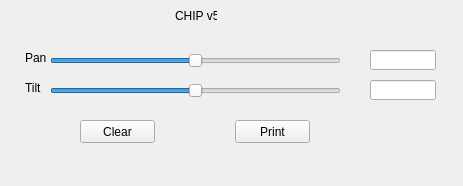
<?xml version="1.0" encoding="UTF-8"?>
<ui version="4.0">
 <class>Form</class>
 <widget class="QWidget" name="Form">
  <property name="geometry">
   <rect>
    <x>0</x>
    <y>0</y>
    <width>463</width>
    <height>186</height>
   </rect>
  </property>
  <property name="windowTitle">
   <string>Form</string>
  </property>
  <widget class="QSlider" name="horizontalSlider">
   <property name="geometry">
    <rect>
     <x>50</x>
     <y>50</y>
     <width>291</width>
     <height>22</height>
    </rect>
   </property>
   <property name="minimum">
    <number>70</number>
   </property>
   <property name="maximum">
    <number>170</number>
   </property>
   <property name="value">
    <number>120</number>
   </property>
   <property name="orientation">
    <enum>Qt::Horizontal</enum>
   </property>
  </widget>
  <widget class="QPushButton" name="pushButton">
   <property name="geometry">
    <rect>
     <x>80</x>
     <y>120</y>
     <width>75</width>
     <height>23</height>
    </rect>
   </property>
   <property name="text">
    <string>Clear</string>
   </property>
  </widget>
  <widget class="QLineEdit" name="lineEdit">
   <property name="geometry">
    <rect>
     <x>370</x>
     <y>50</y>
     <width>66</width>
     <height>20</height>
    </rect>
   </property>
  </widget>
  <widget class="QPushButton" name="pushButton_2">
   <property name="geometry">
    <rect>
     <x>235</x>
     <y>120</y>
     <width>75</width>
     <height>23</height>
    </rect>
   </property>
   <property name="text">
    <string>Print</string>
   </property>
  </widget>
  <widget class="QLabel" name="label">
   <property name="geometry">
    <rect>
     <x>25</x>
     <y>50</y>
     <width>21</width>
     <height>16</height>
    </rect>
   </property>
   <property name="text">
    <string>Pan</string>
   </property>
  </widget>
  <widget class="QSlider" name="horizontalSlider_2">
   <property name="geometry">
    <rect>
     <x>50</x>
     <y>80</y>
     <width>291</width>
     <height>22</height>
    </rect>
   </property>
   <property name="minimum">
    <number>70</number>
   </property>
   <property name="maximum">
    <number>170</number>
   </property>
   <property name="value">
    <number>120</number>
   </property>
   <property name="orientation">
    <enum>Qt::Horizontal</enum>
   </property>
  </widget>
  <widget class="QLabel" name="label_2">
   <property name="geometry">
    <rect>
     <x>25</x>
     <y>80</y>
     <width>21</width>
     <height>16</height>
    </rect>
   </property>
   <property name="text">
    <string>Tilt</string>
   </property>
  </widget>
  <widget class="QLineEdit" name="lineEdit_2">
   <property name="geometry">
    <rect>
     <x>370</x>
     <y>80</y>
     <width>66</width>
     <height>20</height>
    </rect>
   </property>
  </widget>
  <widget class="QLabel" name="label_3">
   <property name="geometry">
    <rect>
     <x>175</x>
     <y>10</y>
     <width>42</width>
     <height>12</height>
    </rect>
   </property>
   <property name="text">
    <string>CHIP v5</string>
   </property>
  </widget>
 </widget>
 <resources/>
 <connections/>
</ui>
